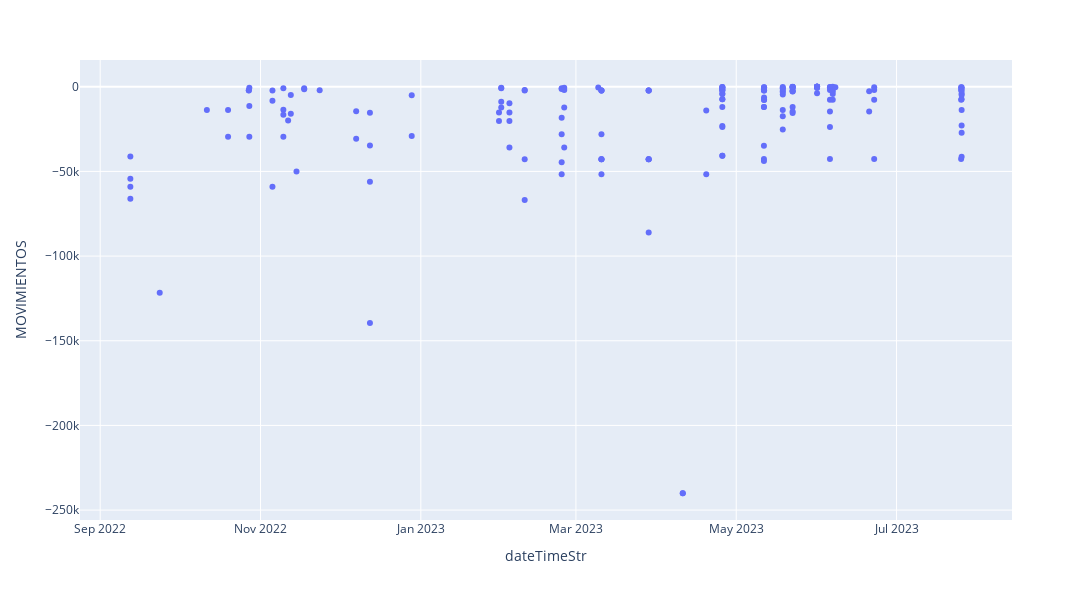

Notebook source saved alongside this figure:
### Code cell
import plotly.express as px

fig = px.scatter(resultado,x="dateTimeStr",y="MOVIMIENTOS",width=1500, height=600)
#fig.update_xaxes(rangeslider_visible=True)
fig.show()

### Figure 1 — Plotly figure (JSON) as saved in the notebook; plotly's stock layout.template omitted (floating-point values rounded to 4 significant figures; data arrays with more than 128 entries replaced by an {"elided": "..."} marker saying what was removed)
{"data": [{"hovertemplate": "dateTimeStr=%{x}<br>MOVIMIENTOS=%{y}<extra></extra>", "legendgroup": "", "marker": {"color": "#636efa", "symbol": "circle"}, "mode": "markers", "name": "", "orientation": "v", "showlegend": false, "type": "scatter", "x": {"elided": "173 str values"}, "xaxis": "x", "y": {"elided": "173 float values"}, "yaxis": "y"}], "layout": {"height": 600, "legend": {"tracegroupgap": 0}, "margin": {"t": 60}, "width": 1500, "xaxis": {"anchor": "y", "autorange": true, "domain": [0, 1], "range": ["2022-08-24 19:22:38.5357", "2023-08-13 10:28:21.4643"], "title": {"text": "dateTimeStr"}, "type": "date"}, "yaxis": {"anchor": "x", "autorange": true, "domain": [0, 1], "range": [-255900.0, 15800.0], "title": {"text": "MOVIMIENTOS"}, "type": "linear"}}}
